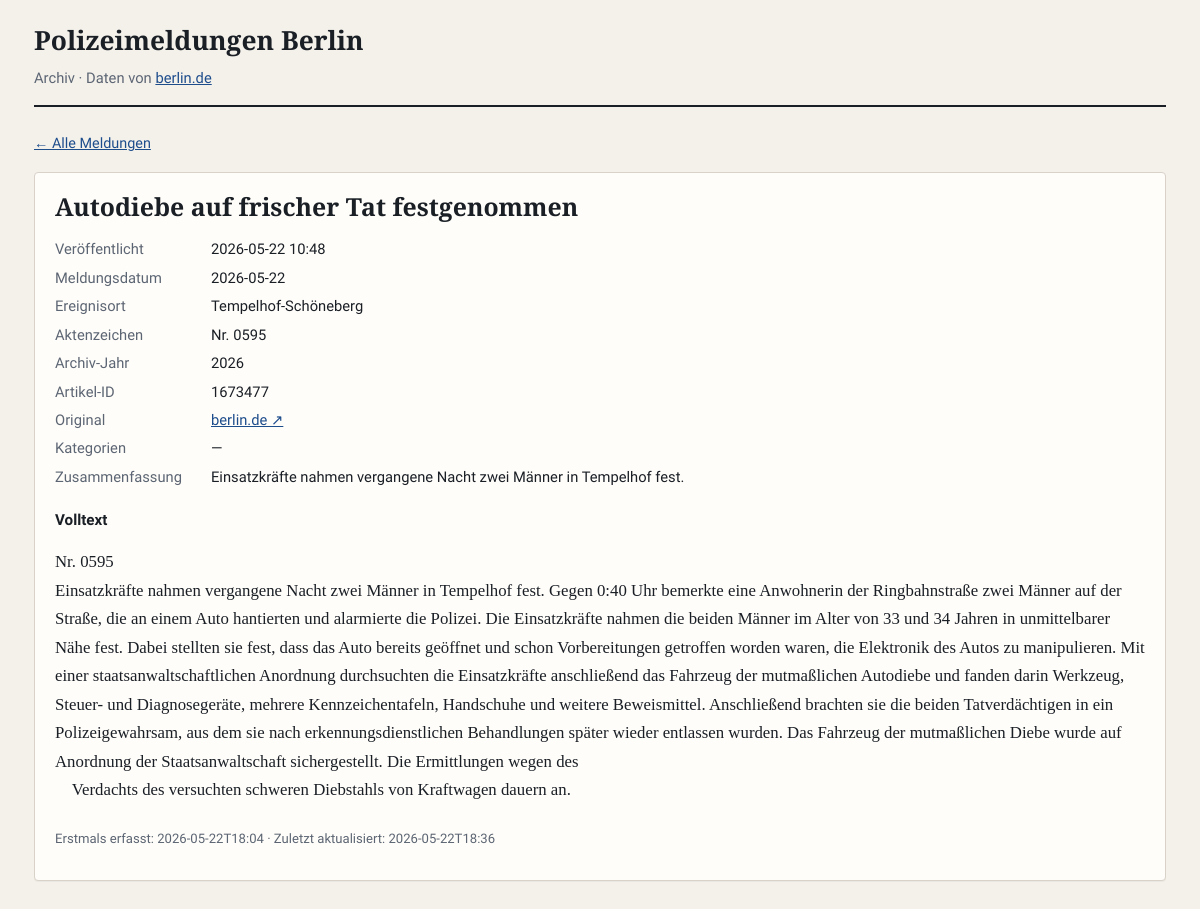
Screenshot of /meldung/1673477 with the database file from the repository.
### tables this page shows
CREATE TABLE meldungen (
    id TEXT PRIMARY KEY,
    url TEXT NOT NULL UNIQUE,
    title TEXT NOT NULL,
    published_at TEXT,
    meldung_date TEXT,
    district TEXT,
    body_text TEXT,
    source_year INTEGER,
    first_seen_at TEXT NOT NULL,
    last_scraped_at TEXT NOT NULL
, summary TEXT, tags TEXT, case_number TEXT, images TEXT);

### dashboard/app.py (the view)
@app.route("/meldung/<article_id>")
def detail(article_id: str):
    conn = get_db()
    if conn is None:
        abort(404)
    row = conn.execute("SELECT * FROM meldungen WHERE id = ?", (article_id,)).fetchone()
    conn.close()
    if row is None:
        abort(404)
    m = enrich_row(row)
    return render_template("detail.html", m=m, format_datetime=format_datetime)

### dashboard/app.py (called while the page is built)
def get_db():
    if not DB_PATH.exists():
        return None
    conn = sqlite3.connect(DB_PATH)
    conn.row_factory = sqlite3.Row
    return conn

### dashboard/helpers.py (called while the page is built)
def enrich_row(row) -> dict:
    d = dict(row)
    d["tags_list"] = tags_from_json(d.get("tags"))
    d["images_list"] = images_from_json(d.get("images"))
    return d

def format_datetime(iso: str | None) -> str:
    if not iso:
        return "—"
    return iso[:16].replace("T", " ")

### scraper/parse.py (called while the page is built)
def tags_from_json(raw: str | None) -> list[str]:
    if not raw:
        return []
    try:
        return json.loads(raw)
    except json.JSONDecodeError:
        return []

def images_from_json(raw: str | None) -> list[dict]:
    if not raw:
        return []
    try:
        return json.loads(raw)
    except json.JSONDecodeError:
        return []

### dashboard/templates/detail.html (shortened to what this page needs)
{% extends "base.html" %}
{% block content %}
<a class="back" href="/">← Alle Meldungen</a>
<article class="card">
  <h1 style="margin:0;font-family:'Source Serif 4',serif;font-size:1.55rem;line-height:1.3">{{ m.title }}</h1>
  <dl class="field-grid">
    <dt>Veröffentlicht</dt>
    <dd>{{ format_datetime(m.published_at) }}</dd>
    <dt>Meldungsdatum</dt>
    <dd>{{ m.meldung_date or '—' }}</dd>
    <dt>Ereignisort</dt>
    <dd>{{ m.district or '—' }}</dd>
    <dt>Aktenzeichen</dt>
    <dd>{% if m.case_number %}Nr. {{ m.case_number }}{% else %}—{% endif %}</dd>
    <dt>Archiv-Jahr</dt>
    <dd>{{ m.source_year or '—' }}</dd>
    <dt>Artikel-ID</dt>
    <dd>{{ m.id }}</dd>
    <dt>Original</dt>
    <dd><a href="{{ m.url }}" target="_blank" rel="noopener">berlin.de ↗</a></dd>
    <dt>Kategorien</dt>
    <dd>
      {% if m.tags_list %}
        {% for t in m.tags_list %}<a class="tag" href="/?tag={{ t|urlencode }}">{{ t }}</a> {% endfor %}
      {% else %}—{% endif %}
    </dd>
    <dt>Zusammenfassung</dt>
    <dd>{% if m.summary %}{{ m.summary }}{% else %}—{% endif %}</dd>
  </dl>
  {% if m.body_text %}
  <section>
    <h3 style="font-size:0.95rem;margin:1.25rem 0 0.5rem">Volltext</h3>
    <div class="body-text">{{ m.body_text }}</div>
  </section>
  {% else %}
  <p style="color:var(--muted)">Kein Volltext gespeichert.</p>
  {% endif %}
  <p style="margin-top:1.5rem;font-size:0.82rem;color:var(--muted)">
    Erstmals erfasst: {{ m.first_seen_at[:16] }} · Zuletzt aktualisiert: {{ m.last_scraped_at[:16] }}
  </p>
</article>
{% endblock %}

### dashboard/templates/base.html (style rules this page uses)
:root { --bg: #f4f1eb; --paper: #fffdf9; --ink: #1a1f26; --muted: #5c6573; --line: #d8d2c8; --accent: #1e4d8c; --accent-soft: #e8f0fa; --tag-bg: #eef2f6; }
* { box-sizing: border-box; }
body { margin: 0; font-family: "Source Sans 3", system-ui, sans-serif; font-size: 16px; line-height: 1.55; color: var(--ink); background: var(--bg); }
a { color: var(--accent); }
.card { background: var(--paper); border: 1px solid var(--line); border-radius: 4px; padding: 1.1rem 1.25rem; margin-bottom: 1rem; box-shadow: 0 1px 0 rgba(0,0,0,.04); }
.body-text { font-family: "Source Serif 4", Georgia, serif; font-size: 1.05rem; line-height: 1.7; white-space: pre-wrap; margin-top: 1rem; }
.field-grid { display: grid; grid-template-columns: 140px 1fr; gap: 0.35rem 1rem; font-size: 0.92rem; margin: 1rem 0; }
.field-grid dt { color: var(--muted); margin: 0; }
.field-grid dd { margin: 0; }
.back { font-size: 0.9rem; margin-bottom: 1rem; display: inline-block; }

### rows the page displays
meldungen: title "Autodiebe auf frischer Tat festgenommen", published_at "2026-05-22 10:48", meldung_date "2026-05-22", district "Tempelhof-Schöneberg", case_number "0595", source_year "2026", id "1673477", summary "Einsatzkräfte nahmen vergangene Nacht zwei Männer in Tempelhof fest.", body_text "Nr. 0595 Einsatzkräfte nahmen vergangene Nacht zwei Männer in Tempelhof fest. Gegen 0:40 Uhr bemerkte eine Anwohnerin der Ringbahnstraße zwei Männer auf der Straße, die an einem Auto hantierten und alarmierte die Polizei. Die Einsatzkräfte nahmen die beiden Männer im Alter von 33 und 34 Jahren in unmittelbarer Nähe fest. Dabei stellten sie fest, dass das Auto bereits geöffnet und schon Vorbereitungen getroffen worden waren, die Elektronik des Autos zu manipulieren. Mit einer staatsanwaltschaftlichen Anordnung durchsuchten die Einsatzkräfte anschließend das Fahrzeug der mutmaßlichen Autodiebe und fanden darin Werkzeug, Steuer- und Diagnosegeräte, mehrere Kennzeichentafeln, Handschuhe und…", first_seen_at "2026-05-22T18:04", last_scraped_at "2026-05-22T18:36"
